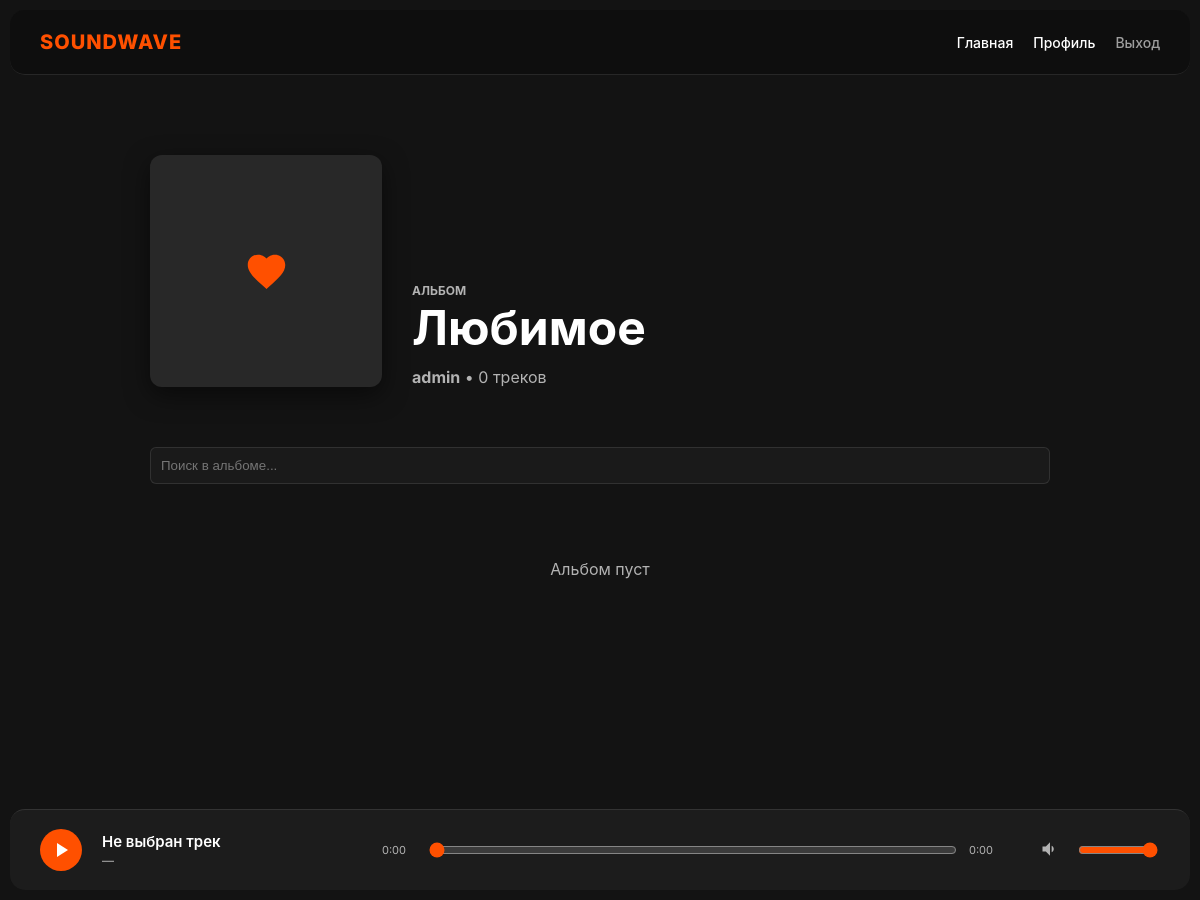
The page /album/1/ (signed in) on the database as committed earlier.
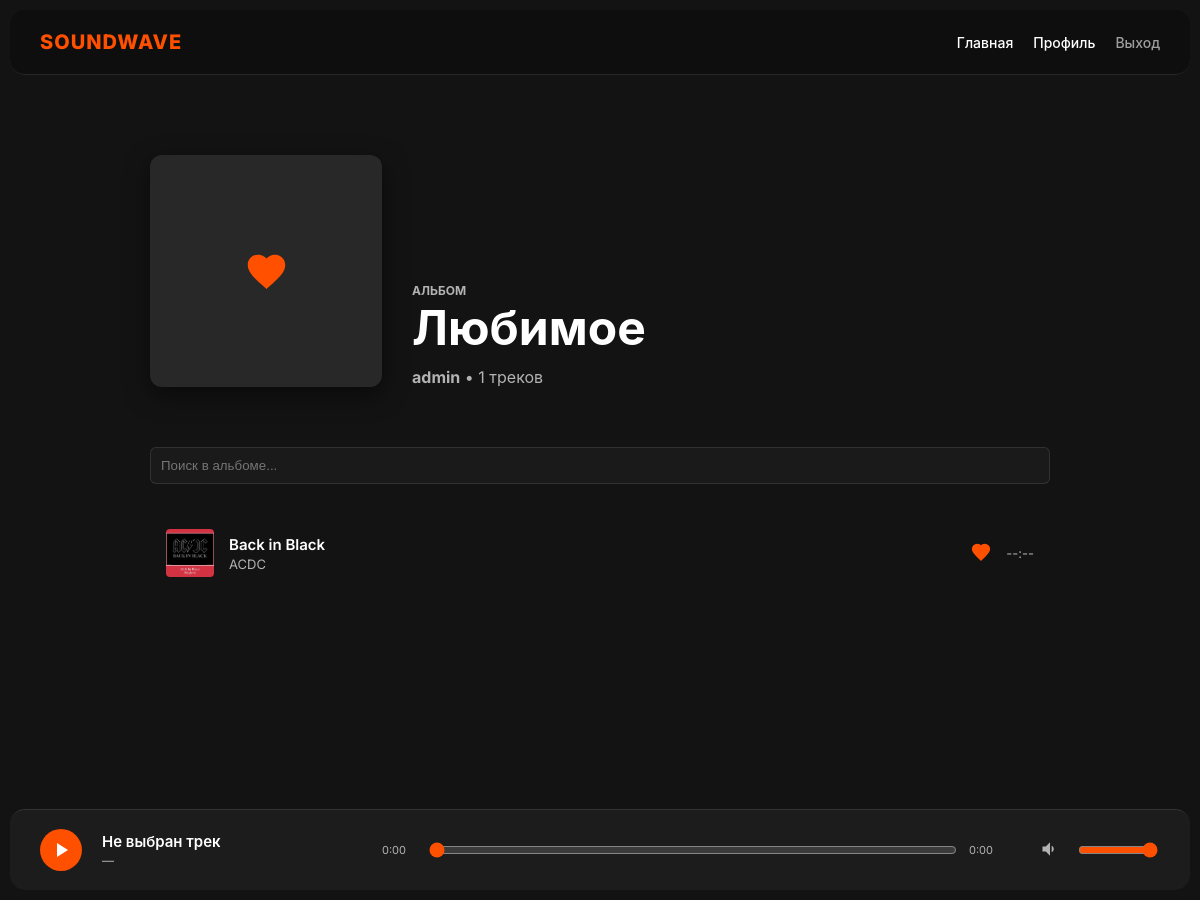
The same page on the database as committed later.
### pc_store/models.py (models this page shows, shortened)
class Track(models.Model):
    artist = models.ForeignKey(Artist, on_delete=models.CASCADE, related_name='tracks')
    title = models.CharField(max_length=200, verbose_name="Название")
    audio_file = models.FileField(upload_to='music/', verbose_name="Файл трека")
    cover = models.ImageField(upload_to='covers/', blank=True, verbose_name="Обложка")
    genre = models.CharField(max_length=50, default='Rock', verbose_name="Жанр")
    plays = models.PositiveIntegerField(default=0, verbose_name="Прослушивания")
    release_date = models.DateField(auto_now_add=True, verbose_name="Дата выхода")
    likes = models.ManyToManyField(User, related_name='liked_tracks', blank=True)

class Artist(models.Model):
    user = models.OneToOneField(User, on_delete=models.CASCADE)
    bio = models.TextField(blank=True, verbose_name="О себе")
    is_premium = models.BooleanField(default=False, verbose_name="Платная подписка")

class Profile(models.Model):
    ROLE_CHOICES = [
        ('listener', 'Слушатель'),
        ('artist', 'Артист'),
    ]
    user = models.OneToOneField(User, on_delete=models.CASCADE)
    role = models.CharField(max_length=10, choices=ROLE_CHOICES, default='listener')
    bio = models.TextField(blank=True, verbose_name="О себе")
    avatar = models.ImageField(upload_to='avatars/', blank=True, null=True)
    @property
    def favorite_album(self):
        from .models import Album
        return Album.objects.filter(owner=self.user, is_favorite_folder=True).first()

class Album(models.Model):
    title = models.CharField(max_length=200)
    owner = models.ForeignKey(User, on_delete=models.CASCADE, related_name='albums')
    tracks = models.ManyToManyField('Track', related_name='contained_in', blank=True)
    is_public = models.BooleanField(default=False)
    is_favorite_folder = models.BooleanField(default=False)
    created_at = models.DateTimeField(auto_now_add=True)

### pc_store/views.py (the view)
# urls.py: path('album/<int:album_id>/', views.album_detail, name='album_detail'),
def album_detail(request, album_id):
    album = get_object_or_404(Album, id=album_id)
    if not album.is_public and album.owner != request.user:
        return render(request, '403.html', status=403)
    return render(request, 'album_detail.html', {
        'album': album,
        'tracks': album.tracks.all()
    })

### templates/album_detail.html (shortened to what this page needs)
{% extends 'base.html' %}
{% block content %}
<div class="album-page">
    <div class="album-header">
        <div class="album-cover-large">
            {% if album.is_favorite_folder %}
                <svg width="45" height="45" viewBox="0 0 24 24" fill="var(--accent-color)" xmlns="http://www.w3.org/2000/svg">
                    <path d="M12 21.35l-1.45-1.32C5.4 15.36 2 12.28 2 8.5 2 5.42 4.42 3 7.5 3c1.74 0 3.41.81 4.5 2.09C13.09 3.81 14.76 3 16.5 3 19.58 3 22 5.42 22 8.5c0 3.78-3.4 6.86-8.55 11.54L12 21.35z"/>
                </svg>
            {% else %}
                <span>💿</span>
            {% endif %}
        </div>
        <div class="album-info">
            <p style="text-transform: uppercase; font-size: 12px; font-weight: 700;">Альбом</p>
            <h1>{{ album.title }}</h1>
            <p><strong>{{ album.owner.username }}</strong> • {{ tracks.count }} треков</p>
        </div>
    </div>
    <div class="album-actions">
        <input type="text" id="trackSearch" class="search-input" placeholder="Поиск в альбоме..." onkeyup="filterTracks()">
    </div>
    <div class="track-list" id="trackList">
        {% for track in tracks %}
            {% include "includes/track_item.html" with track=track %}
        {% empty %}
            <p style="color: var(--text-dim); text-align: center; padding: 40px;">Альбом пуст</p>
        {% endfor %}
    </div>
</div>
{% endblock %}

### templates/includes/track_item.html (shortened to what this page needs)
<div class="track-row" data-url="{{ track.audio_file.url }}">
    <div class="track-icon-wrapper">
        {% if track.cover %}
            <img src="{{ track.cover.url }}" alt="cover">
        {% endif %}
    </div>
    <div class="track-info">
        <div class="track-title">{{ track.title }}</div>
        <div class="track-artist">{{ track.artist.user.username }}</div>
    </div>
    <div class="track-meta">
        <a href="{% url 'toggle_favorite' track.id %}" class="like-button">
            <svg class="heart-icon {% if track in user.profile.favorite_album.tracks.all %}is-liked{% endif %}" viewBox="0 0 24 24" width="20" height="20">
                <path d="M12 21.35l-1.45-1.32C5.4 15.36 2 12.28 2 8.5 2 5.42 4.42 3 7.5 3c1.74 0 3.41.81 4.5 2.09C13.09 3.81 14.76 3 16.5 3 19.58 3 22 5.42 22 8.5c0 3.78-3.4 6.86-8.55 11.54L12 21.35z"/>
            </svg>
        </a>
        <span class="list-track-duration">--:--</span>
    </div>
</div>

Rows that differ between the two databases and show on the page:
added Track: cover (picture), title "Back in Black", artist.user.username "ACDC"
Other text that changed with them:
{{ tracks.count }}: "0" → "1"
text no longer shown: "Альбом пуст"
